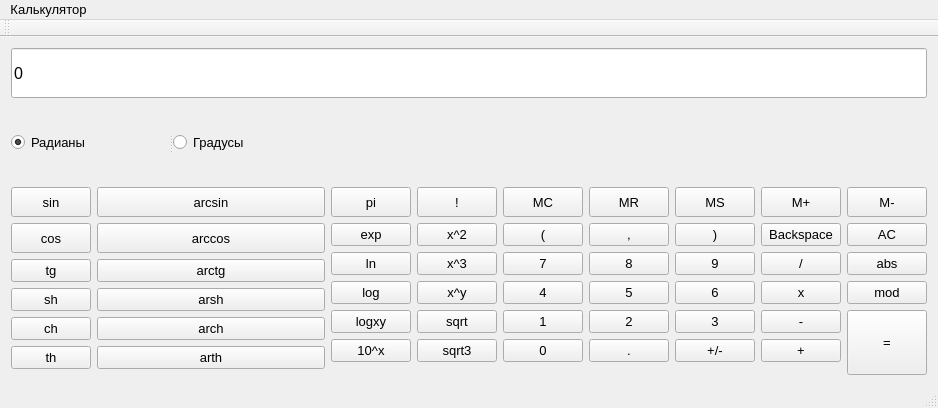
<?xml version="1.0" encoding="UTF-8"?>
<ui version="4.0">
 <class>MainWindow</class>
 <widget class="QMainWindow" name="MainWindow">
  <property name="geometry">
   <rect>
    <x>0</x>
    <y>0</y>
    <width>938</width>
    <height>408</height>
   </rect>
  </property>
  <property name="font">
   <font>
    <pointsize>10</pointsize>
   </font>
  </property>
  <property name="focusPolicy">
   <enum>Qt::StrongFocus</enum>
  </property>
  <property name="windowTitle">
   <string>MainWindow</string>
  </property>
  <property name="tabShape">
   <enum>QTabWidget::Triangular</enum>
  </property>
  <widget class="QWidget" name="centralWidget">
   <layout class="QGridLayout" name="gridLayout">
    <item row="1" column="0">
     <widget class="QSplitter" name="splitter">
      <property name="orientation">
       <enum>Qt::Horizontal</enum>
      </property>
      <widget class="QRadioButton" name="radian">
       <property name="font">
        <font>
         <pointsize>10</pointsize>
        </font>
       </property>
       <property name="text">
        <string>Радианы</string>
       </property>
       <property name="checked">
        <bool>true</bool>
       </property>
      </widget>
      <widget class="QRadioButton" name="degree">
       <property name="font">
        <font>
         <pointsize>10</pointsize>
        </font>
       </property>
       <property name="text">
        <string>Градусы</string>
       </property>
      </widget>
     </widget>
    </item>
    <item row="2" column="0">
     <layout class="QFormLayout" name="formLayout">
      <item row="0" column="0">
       <widget class="QPushButton" name="sin">
        <property name="minimumSize">
         <size>
          <width>20</width>
          <height>30</height>
         </size>
        </property>
        <property name="font">
         <font>
          <pointsize>10</pointsize>
         </font>
        </property>
        <property name="text">
         <string>sin</string>
        </property>
       </widget>
      </item>
      <item row="0" column="1">
       <widget class="QPushButton" name="arcsin">
        <property name="minimumSize">
         <size>
          <width>20</width>
          <height>30</height>
         </size>
        </property>
        <property name="font">
         <font>
          <pointsize>10</pointsize>
         </font>
        </property>
        <property name="text">
         <string>arcsin</string>
        </property>
       </widget>
      </item>
      <item row="1" column="0">
       <widget class="QPushButton" name="cos">
        <property name="minimumSize">
         <size>
          <width>20</width>
          <height>30</height>
         </size>
        </property>
        <property name="font">
         <font>
          <pointsize>10</pointsize>
         </font>
        </property>
        <property name="text">
         <string>cos</string>
        </property>
       </widget>
      </item>
      <item row="1" column="1">
       <widget class="QPushButton" name="arccos">
        <property name="minimumSize">
         <size>
          <width>20</width>
          <height>30</height>
         </size>
        </property>
        <property name="font">
         <font>
          <pointsize>10</pointsize>
         </font>
        </property>
        <property name="text">
         <string>arccos</string>
        </property>
       </widget>
      </item>
      <item row="2" column="0">
       <widget class="QPushButton" name="tg">
        <property name="font">
         <font>
          <pointsize>10</pointsize>
         </font>
        </property>
        <property name="text">
         <string>tg</string>
        </property>
       </widget>
      </item>
      <item row="2" column="1">
       <widget class="QPushButton" name="arctg">
        <property name="font">
         <font>
          <pointsize>10</pointsize>
         </font>
        </property>
        <property name="text">
         <string>arctg</string>
        </property>
       </widget>
      </item>
      <item row="3" column="0">
       <widget class="QPushButton" name="sh">
        <property name="font">
         <font>
          <pointsize>10</pointsize>
         </font>
        </property>
        <property name="text">
         <string>sh</string>
        </property>
       </widget>
      </item>
      <item row="3" column="1">
       <widget class="QPushButton" name="arsh">
        <property name="font">
         <font>
          <pointsize>10</pointsize>
         </font>
        </property>
        <property name="text">
         <string>arsh</string>
        </property>
       </widget>
      </item>
      <item row="4" column="0">
       <widget class="QPushButton" name="ch">
        <property name="font">
         <font>
          <pointsize>10</pointsize>
         </font>
        </property>
        <property name="text">
         <string>ch</string>
        </property>
       </widget>
      </item>
      <item row="4" column="1">
       <widget class="QPushButton" name="arch">
        <property name="font">
         <font>
          <pointsize>10</pointsize>
         </font>
        </property>
        <property name="text">
         <string>arch</string>
        </property>
       </widget>
      </item>
      <item row="5" column="0">
       <widget class="QPushButton" name="th">
        <property name="font">
         <font>
          <pointsize>10</pointsize>
         </font>
        </property>
        <property name="text">
         <string>th</string>
        </property>
       </widget>
      </item>
      <item row="5" column="1">
       <widget class="QPushButton" name="arth">
        <property name="font">
         <font>
          <pointsize>10</pointsize>
         </font>
        </property>
        <property name="text">
         <string>arth</string>
        </property>
       </widget>
      </item>
     </layout>
    </item>
    <item row="2" column="1">
     <layout class="QFormLayout" name="formLayout_2">
      <item row="0" column="0">
       <widget class="QPushButton" name="pi">
        <property name="minimumSize">
         <size>
          <width>20</width>
          <height>30</height>
         </size>
        </property>
        <property name="font">
         <font>
          <pointsize>10</pointsize>
         </font>
        </property>
        <property name="text">
         <string>pi</string>
        </property>
       </widget>
      </item>
      <item row="0" column="1">
       <widget class="QPushButton" name="factorial">
        <property name="minimumSize">
         <size>
          <width>20</width>
          <height>30</height>
         </size>
        </property>
        <property name="font">
         <font>
          <pointsize>10</pointsize>
         </font>
        </property>
        <property name="text">
         <string>!</string>
        </property>
       </widget>
      </item>
      <item row="1" column="0">
       <widget class="QPushButton" name="exp">
        <property name="font">
         <font>
          <pointsize>10</pointsize>
         </font>
        </property>
        <property name="text">
         <string>exp</string>
        </property>
       </widget>
      </item>
      <item row="2" column="0">
       <widget class="QPushButton" name="ln">
        <property name="font">
         <font>
          <pointsize>10</pointsize>
         </font>
        </property>
        <property name="text">
         <string>ln</string>
        </property>
       </widget>
      </item>
      <item row="3" column="0">
       <widget class="QPushButton" name="log">
        <property name="font">
         <font>
          <pointsize>10</pointsize>
         </font>
        </property>
        <property name="text">
         <string>log</string>
        </property>
       </widget>
      </item>
      <item row="4" column="0">
       <widget class="QPushButton" name="log_any">
        <property name="font">
         <font>
          <pointsize>10</pointsize>
         </font>
        </property>
        <property name="text">
         <string>logxy</string>
        </property>
       </widget>
      </item>
      <item row="5" column="0">
       <widget class="QPushButton" name="sqr_ten">
        <property name="font">
         <font>
          <pointsize>10</pointsize>
         </font>
        </property>
        <property name="text">
         <string>10^x</string>
        </property>
       </widget>
      </item>
      <item row="5" column="1">
       <widget class="QPushButton" name="sqrt3">
        <property name="font">
         <font>
          <pointsize>10</pointsize>
         </font>
        </property>
        <property name="text">
         <string>sqrt3</string>
        </property>
       </widget>
      </item>
      <item row="4" column="1">
       <widget class="QPushButton" name="sqrt">
        <property name="font">
         <font>
          <pointsize>10</pointsize>
         </font>
        </property>
        <property name="text">
         <string>sqrt</string>
        </property>
       </widget>
      </item>
      <item row="3" column="1">
       <widget class="QPushButton" name="pow">
        <property name="font">
         <font>
          <pointsize>10</pointsize>
         </font>
        </property>
        <property name="text">
         <string>x^y</string>
        </property>
       </widget>
      </item>
      <item row="2" column="1">
       <widget class="QPushButton" name="cube">
        <property name="font">
         <font>
          <pointsize>10</pointsize>
         </font>
        </property>
        <property name="text">
         <string>x^3</string>
        </property>
       </widget>
      </item>
      <item row="1" column="1">
       <widget class="QPushButton" name="sqr">
        <property name="font">
         <font>
          <pointsize>10</pointsize>
         </font>
        </property>
        <property name="text">
         <string>x^2</string>
        </property>
       </widget>
      </item>
     </layout>
    </item>
    <item row="2" column="2">
     <layout class="QFormLayout" name="formLayout_3">
      <item row="0" column="0">
       <widget class="QPushButton" name="MC">
        <property name="minimumSize">
         <size>
          <width>20</width>
          <height>30</height>
         </size>
        </property>
        <property name="font">
         <font>
          <pointsize>10</pointsize>
         </font>
        </property>
        <property name="text">
         <string>MC</string>
        </property>
       </widget>
      </item>
      <item row="0" column="1">
       <widget class="QPushButton" name="MR">
        <property name="minimumSize">
         <size>
          <width>20</width>
          <height>30</height>
         </size>
        </property>
        <property name="font">
         <font>
          <pointsize>10</pointsize>
         </font>
        </property>
        <property name="text">
         <string>MR</string>
        </property>
       </widget>
      </item>
      <item row="1" column="0">
       <widget class="QPushButton" name="left_bracket">
        <property name="font">
         <font>
          <pointsize>10</pointsize>
         </font>
        </property>
        <property name="text">
         <string>(</string>
        </property>
       </widget>
      </item>
      <item row="1" column="1">
       <widget class="QPushButton" name="comma">
        <property name="font">
         <font>
          <pointsize>10</pointsize>
         </font>
        </property>
        <property name="text">
         <string>,</string>
        </property>
       </widget>
      </item>
      <item row="2" column="0">
       <widget class="QPushButton" name="seven">
        <property name="font">
         <font>
          <pointsize>10</pointsize>
         </font>
        </property>
        <property name="text">
         <string>7</string>
        </property>
       </widget>
      </item>
      <item row="2" column="1">
       <widget class="QPushButton" name="eight">
        <property name="font">
         <font>
          <pointsize>10</pointsize>
         </font>
        </property>
        <property name="text">
         <string>8</string>
        </property>
       </widget>
      </item>
      <item row="3" column="0">
       <widget class="QPushButton" name="four">
        <property name="font">
         <font>
          <pointsize>10</pointsize>
         </font>
        </property>
        <property name="text">
         <string>4</string>
        </property>
       </widget>
      </item>
      <item row="3" column="1">
       <widget class="QPushButton" name="five">
        <property name="font">
         <font>
          <pointsize>10</pointsize>
         </font>
        </property>
        <property name="text">
         <string>5</string>
        </property>
       </widget>
      </item>
      <item row="4" column="0">
       <widget class="QPushButton" name="one">
        <property name="font">
         <font>
          <pointsize>10</pointsize>
         </font>
        </property>
        <property name="text">
         <string>1</string>
        </property>
       </widget>
      </item>
      <item row="4" column="1">
       <widget class="QPushButton" name="two">
        <property name="font">
         <font>
          <pointsize>10</pointsize>
         </font>
        </property>
        <property name="text">
         <string>2</string>
        </property>
       </widget>
      </item>
      <item row="5" column="0">
       <widget class="QPushButton" name="zero">
        <property name="font">
         <font>
          <pointsize>10</pointsize>
         </font>
        </property>
        <property name="text">
         <string>0</string>
        </property>
       </widget>
      </item>
      <item row="5" column="1">
       <widget class="QPushButton" name="point">
        <property name="font">
         <font>
          <pointsize>10</pointsize>
         </font>
        </property>
        <property name="text">
         <string>.</string>
        </property>
       </widget>
      </item>
     </layout>
    </item>
    <item row="2" column="3">
     <layout class="QFormLayout" name="formLayout_4">
      <item row="0" column="0">
       <widget class="QPushButton" name="MS">
        <property name="minimumSize">
         <size>
          <width>20</width>
          <height>30</height>
         </size>
        </property>
        <property name="font">
         <font>
          <pointsize>10</pointsize>
         </font>
        </property>
        <property name="text">
         <string>MS</string>
        </property>
       </widget>
      </item>
      <item row="0" column="1">
       <widget class="QPushButton" name="memory_plus">
        <property name="minimumSize">
         <size>
          <width>20</width>
          <height>30</height>
         </size>
        </property>
        <property name="font">
         <font>
          <pointsize>10</pointsize>
         </font>
        </property>
        <property name="text">
         <string>M+</string>
        </property>
       </widget>
      </item>
      <item row="1" column="0">
       <widget class="QPushButton" name="right_bracket">
        <property name="font">
         <font>
          <pointsize>10</pointsize>
         </font>
        </property>
        <property name="text">
         <string>)</string>
        </property>
       </widget>
      </item>
      <item row="1" column="1">
       <widget class="QPushButton" name="backspace">
        <property name="font">
         <font>
          <pointsize>10</pointsize>
         </font>
        </property>
        <property name="text">
         <string>Backspace</string>
        </property>
       </widget>
      </item>
      <item row="2" column="0">
       <widget class="QPushButton" name="nine">
        <property name="font">
         <font>
          <pointsize>10</pointsize>
         </font>
        </property>
        <property name="text">
         <string>9</string>
        </property>
       </widget>
      </item>
      <item row="2" column="1">
       <widget class="QPushButton" name="division">
        <property name="font">
         <font>
          <pointsize>10</pointsize>
         </font>
        </property>
        <property name="text">
         <string>/</string>
        </property>
       </widget>
      </item>
      <item row="3" column="0">
       <widget class="QPushButton" name="six">
        <property name="font">
         <font>
          <pointsize>10</pointsize>
         </font>
        </property>
        <property name="text">
         <string>6</string>
        </property>
       </widget>
      </item>
      <item row="3" column="1">
       <widget class="QPushButton" name="mult">
        <property name="font">
         <font>
          <pointsize>10</pointsize>
         </font>
        </property>
        <property name="text">
         <string>x</string>
        </property>
       </widget>
      </item>
      <item row="4" column="0">
       <widget class="QPushButton" name="three">
        <property name="font">
         <font>
          <pointsize>10</pointsize>
         </font>
        </property>
        <property name="text">
         <string>3</string>
        </property>
       </widget>
      </item>
      <item row="4" column="1">
       <widget class="QPushButton" name="minus">
        <property name="font">
         <font>
          <pointsize>10</pointsize>
         </font>
        </property>
        <property name="text">
         <string>-</string>
        </property>
       </widget>
      </item>
      <item row="5" column="0">
       <widget class="QPushButton" name="sign">
        <property name="font">
         <font>
          <pointsize>10</pointsize>
         </font>
        </property>
        <property name="text">
         <string>+/-</string>
        </property>
       </widget>
      </item>
      <item row="5" column="1">
       <widget class="QPushButton" name="plus">
        <property name="font">
         <font>
          <pointsize>10</pointsize>
         </font>
        </property>
        <property name="text">
         <string>+</string>
        </property>
       </widget>
      </item>
     </layout>
    </item>
    <item row="2" column="4">
     <layout class="QVBoxLayout" name="verticalLayout">
      <item>
       <widget class="QPushButton" name="memory_minus">
        <property name="minimumSize">
         <size>
          <width>20</width>
          <height>30</height>
         </size>
        </property>
        <property name="font">
         <font>
          <pointsize>10</pointsize>
         </font>
        </property>
        <property name="text">
         <string>M-</string>
        </property>
       </widget>
      </item>
      <item>
       <widget class="QPushButton" name="AC">
        <property name="font">
         <font>
          <pointsize>10</pointsize>
         </font>
        </property>
        <property name="text">
         <string>AC</string>
        </property>
       </widget>
      </item>
      <item>
       <widget class="QPushButton" name="abs">
        <property name="font">
         <font>
          <pointsize>10</pointsize>
         </font>
        </property>
        <property name="text">
         <string>abs</string>
        </property>
       </widget>
      </item>
      <item>
       <widget class="QPushButton" name="mod">
        <property name="font">
         <font>
          <pointsize>10</pointsize>
         </font>
        </property>
        <property name="text">
         <string>mod</string>
        </property>
       </widget>
      </item>
      <item>
       <layout class="QHBoxLayout" name="horizontalLayout">
        <item>
         <widget class="QPushButton" name="result">
          <property name="minimumSize">
           <size>
            <width>20</width>
            <height>65</height>
           </size>
          </property>
          <property name="font">
           <font>
            <pointsize>10</pointsize>
           </font>
          </property>
          <property name="text">
           <string>=</string>
          </property>
          <property name="iconSize">
           <size>
            <width>20</width>
            <height>20</height>
           </size>
          </property>
         </widget>
        </item>
       </layout>
      </item>
     </layout>
    </item>
    <item row="0" column="0" colspan="5">
     <widget class="QLineEdit" name="lineEdit">
      <property name="enabled">
       <bool>true</bool>
      </property>
      <property name="minimumSize">
       <size>
        <width>500</width>
        <height>50</height>
       </size>
      </property>
      <property name="font">
       <font>
        <pointsize>12</pointsize>
       </font>
      </property>
      <property name="focusPolicy">
       <enum>Qt::ClickFocus</enum>
      </property>
      <property name="text">
       <string>0</string>
      </property>
     </widget>
    </item>
   </layout>
  </widget>
  <widget class="QMenuBar" name="menuBar">
   <property name="geometry">
    <rect>
     <x>0</x>
     <y>0</y>
     <width>938</width>
     <height>26</height>
    </rect>
   </property>
   <widget class="QMenu" name="menu">
    <property name="font">
     <font>
      <pointsize>10</pointsize>
     </font>
    </property>
    <property name="title">
     <string>Калькулятор</string>
    </property>
    <addaction name="action"/>
    <addaction name="action_2"/>
   </widget>
   <addaction name="menu"/>
  </widget>
  <widget class="QToolBar" name="mainToolBar">
   <attribute name="toolBarArea">
    <enum>TopToolBarArea</enum>
   </attribute>
   <attribute name="toolBarBreak">
    <bool>false</bool>
   </attribute>
  </widget>
  <widget class="QStatusBar" name="statusBar"/>
  <action name="action">
   <property name="text">
    <string>Прямая геодезическая задача</string>
   </property>
   <property name="font">
    <font>
     <pointsize>10</pointsize>
    </font>
   </property>
  </action>
  <action name="action_2">
   <property name="text">
    <string>Обратная геодезическая задача</string>
   </property>
   <property name="font">
    <font>
     <pointsize>10</pointsize>
    </font>
   </property>
  </action>
 </widget>
 <layoutdefault spacing="6" margin="11"/>
 <resources/>
 <connections/>
</ui>
